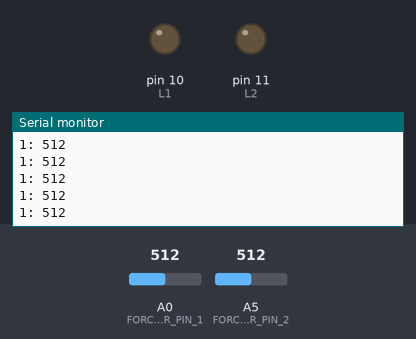
The sketch below on a simulated Arduino Uno, built with avr-gcc and run on an emulated ATmega328P. Parts: output pins drawn as LEDs (lit = HIGH), the last lines printed to the serial monitor. The test bench sets the inputs (shaded band); at power-on: A0 (FORCE_SENSOR_PIN_1) = 512, A5 (FORCE_SENSOR_PIN_2) = 512.

Above: at 1.2 s.
1.3 s: A0 (FORCE_SENSOR_PIN_1) set to 485
At 1.8 s:
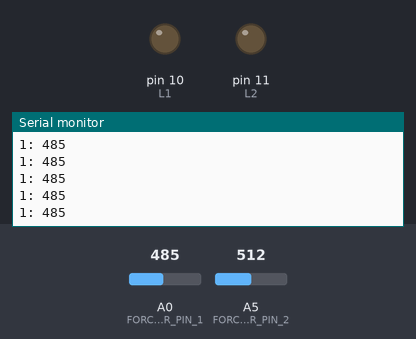
2.8 s: A0 (FORCE_SENSOR_PIN_1) set to 457
At 3.3 s:
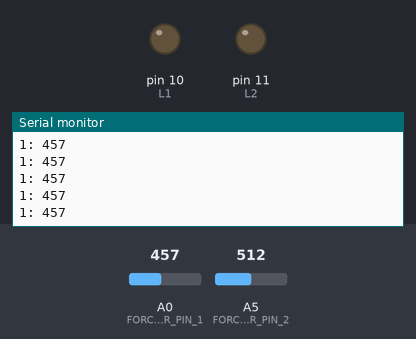
5.8 s: A5 (FORCE_SENSOR_PIN_2) set to 481
7.3 s: A5 (FORCE_SENSOR_PIN_2) set to 462
8.8 s: A0 (FORCE_SENSOR_PIN_1) set to 430
At 9.3 s:
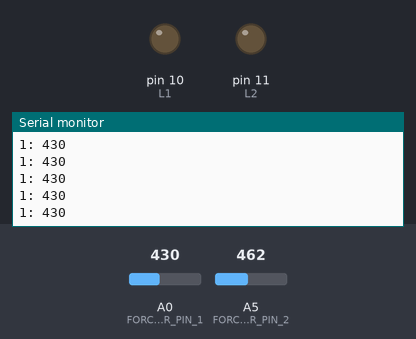
11.8 s: A0 (FORCE_SENSOR_PIN_1) set to 408
At 12.3 s:
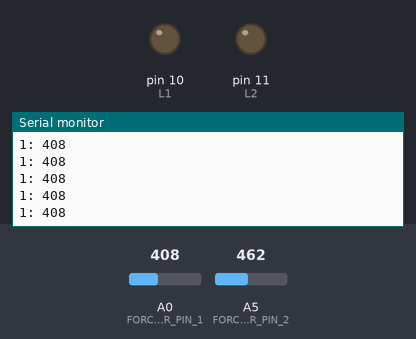
Timing chart, 0 to 14.3 s (numbered marks = the images above; inputs shaded):
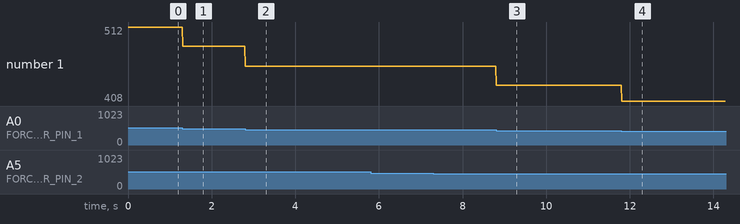

The sketch:

sketch_feb2a.ino
```cpp
#define L1 10
#define L2 11

#define FORCE_SENSOR_PIN_1 A0
#define FORCE_SENSOR_PIN_2 A5
#define INTERMISSION 1000
#define JUMP_INTEMISSION 2000

#define NO_TOUCH_THRESHOLD 30
#define DERIVATIVE_JUMP_MIN -40

#define LEFT 1
#define RIGHT 2

char val;  // Data received from the serial port
int currentMax1 = 0;
int currentMax2 = 0;

int patternCounter = 0;

bool isFirstValue = true; // prevent first touch from triggering jump
float previous1 = 0;
float previous2 = 0;


void setup() {
  pinMode(L1, OUTPUT);
  pinMode(L2, OUTPUT);
  Serial.begin(9600);
  establishContact();
}


/*
 * Is releasing left press if the next number is smaller than the previous SAVE_CYCLES
 */
bool isPress(int analogReading, int currentMax) {
  if (analogReading < currentMax / 3 && currentMax > NO_TOUCH_THRESHOLD) {
    return true;
  }

  if (analogReading < NO_TOUCH_THRESHOLD) {
    return false;
  }

  return false;
}

/*
 *
 */
bool isJump(int analogReading1, int analogReading2) {
  if (analogReading1 - previous1 < DERIVATIVE_JUMP_MIN && !isFirstValue) {
    return true;
  }

  if (analogReading2 - previous2 < DERIVATIVE_JUMP_MIN && !isFirstValue) {
    return true;
  }

  return false;
}

void loop() {
  digitalWrite(L1, LOW);
  digitalWrite(L2, LOW);

  int analogReading1 = analogRead(FORCE_SENSOR_PIN_1);
  int analogReading2 = analogRead(FORCE_SENSOR_PIN_2);

  if (analogReading1 > currentMax1) {
    currentMax1 = analogReading1;
  }

  if (analogReading2 > currentMax2) {
    currentMax2 = analogReading2;
  }

  if (isJump(analogReading1, analogReading2)) {
    Serial.println((String) "JUMP");
    digitalWrite(L1, HIGH);
    digitalWrite(L2, HIGH);
    currentMax1 = 0;
    currentMax2 = 0;
    delay(JUMP_INTEMISSION);
  } else if (isPress(analogReading1, currentMax1)) {
    Serial.println((String) "LEFT " + currentMax1);
    digitalWrite(L1, HIGH);
    // resetCyclicalArray1();
    currentMax1 = 0;
    delay(INTERMISSION);
  } else if (isPress(analogReading2, currentMax2)) {
    Serial.println((String) "RIGHT " + currentMax2);
    digitalWrite(L2, HIGH);
    // resetCyclicalArray2();
    currentMax2 = 0;
    delay(INTERMISSION);
  }

  // cyclicalArray1[counter % SAVE_CYCLES] = analogReading1;
  // cyclicalArray2[counter % SAVE_CYCLES] = analogReading2;

  Serial.println((String) "1: " + analogReading1);
  // Serial.println((String) "2: " + analogReading2);
  // Serial.println(analogReading1);
  previous1 = analogReading1;
  previous2 = analogReading2;
  isFirstValue = false;
  delay(10);
}

void establishContact() {
  while (Serial.available() < 0) {
    Serial.println("Waiting...");
    delay(300);
  }
}
```

Measured:
- after the input at 1.3 s, the serial monitor: prints a new line at once (image 1)
- after the input at 2.8 s, the serial monitor: prints a new line at once (image 2)
- after the input at 8.8 s, the serial monitor: prints a new line at once (image 3)
- after the input at 11.8 s, the serial monitor: prints a new line at once (image 4)
- plotted number 1: 512 → 485 after the input at 1.3 s, 485 → 457 after the input at 2.8 s, 457 → 430 after the input at 8.8 s, 430 → 408 after the input at 11.8 s
